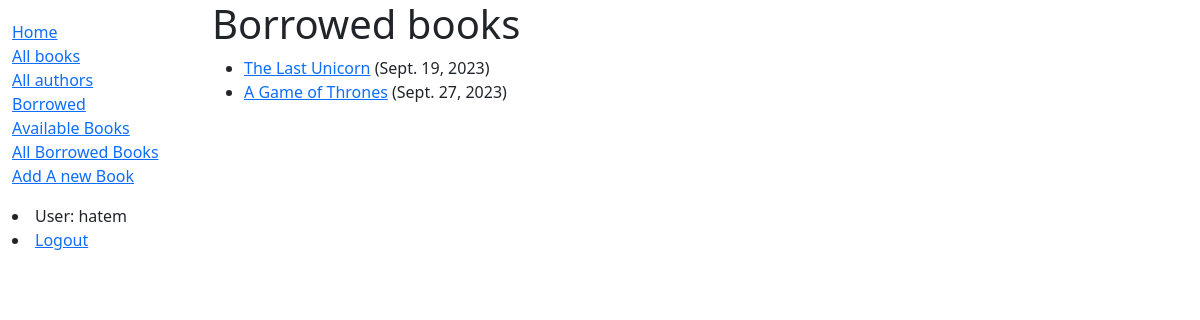
The page /mybooks/ (signed in) on the database its author committed.
### locallibrary/models.py (models this page shows, shortened)
class BookInstance(models.Model):
    id = models.UUIDField(primary_key=True, default=uuid.uuid4, help_text='Unique ID for this particular book across whole library')
    book = models.ForeignKey('Book', on_delete=models.CASCADE, null=True)
    imprint = models.CharField(max_length=200)
    due_back = models.DateField(null=True, blank=True)
    borrower = models.ForeignKey(User, on_delete=models.SET_NULL, null=True, blank=True)
    LOAN_STATUS = (
        ('m', 'Maintenance'),
        ('o', 'On loan'),
        ('a', 'Available'),
        ('r', 'Reserved'),
    )
    """
('m', 'Maintenance'): This represents the code 'm' and its corresponding label 'Maintenance'. This status indicates that the item is undergoing maintenance and is not available for loan.

('o', 'On loan'): This represents the code 'o' and its corresponding label 'On loan'. This status indicates that the item has been borrowed and is currently on loan.

('a', 'Available'): This represents the code 'a' and its corresponding label 'Available'. This status indicates that the item is available for borrowing.

('r', 'Reserved'): This represents the code 'r' and its corresponding label 'Reserved'. This status indicates that the item has been reserved by a user and is waiting for them to borrow it."""
    status = models.CharField(
        max_length=1,
        choices=LOAN_STATUS,
        blank=True,
        default='m',
        help_text='Book availability',
    )
    @property
    def is_overdue(self):
        return bool( self.due_back and date.today() > self.due_back)
    """Note: We first verify whether due_back is empty before making a comparison.
     An empty due_back field would cause Django
     to throw an error instead of showing the page: empty values are not comparable
    . This is not something we would want our users to experience!
    Notice here the proceeding of expressions and before and is a single expression and after and is a single expression
    self.due_back : 1st expression
    date.today() > self.due_back: 2th expression"""
    class Meta:
        ordering = ['due_back']
        permissions=(("view_borrowed_books","View what has been borrowed"),)

class Book(models.Model):
    title = models.CharField(max_length=200)
    pub_date=models.DateTimeField("date",default=datetime.today())
    author = models.ForeignKey('Author', on_delete=models.SET_NULL, null=True)
    summary = models.TextField(max_length=1000, help_text='Enter a brief description of the book')
    isbn = models.CharField('ISBN', max_length=13, unique=True,
                             help_text='13 Character <a href="https://www.isbn-international.org/content/what-isbn">ISBN number</a>')
    genre = models.ManyToManyField(Genre, help_text='Select a genre for this book')
    language=models.ForeignKey(Language,on_delete=models.RESTRICT)

### locallibrary/views.py (the view)
# urls.py: path('mybooks/', LoanedBooksByUserListView.as_view(), name='my-borrowed'),
class LoanedBooksByUserListView(LoginRequiredMixin, ListView):
    model = BookInstance
    template_name = 'locallibrary/bookinstance_list_borrowed_user.html'
    paginate_by = 5
    context_object_name = "books"
    def get_queryset(self):
        return (
            BookInstance.objects.filter(borrower=self.request.user)
            .filter(status__exact='o')
            .order_by('due_back')
        )

### locallibrary/templates/locallibrary/bookinstance_list_borrowed_user.html
{% extends "base_generic.html" %}
{% block content %}
    <h1>Borrowed books</h1>
    <ul>
      {% for book in books %}
      <li class="{% if book.is_overdue %}text-danger{% endif %}">
        <a href="{% url 'details' book.book.pk %}">{{ book.book.title }}</a> ({{ book.due_back }})
      </li>
          {% empty %}
        <p>There are no books borrowed.</p>
      {% endfor %}
    </ul>
{% endblock %}

### locallibrary/templates/base_generic.html (shortened to what this page needs)
<!DOCTYPE html>
<html lang="en">
  <head>
    <link
      href="https://cdn.jsdelivr.net/npm/bootstrap@5.1.3/dist/css/bootstrap.min.css"
      rel="stylesheet"
 />
    {% load static %}
    <link rel="stylesheet" href="{% static 'css/styles.css' %}" />
  </head>
  <body>
    <div class="container-fluid">
      <div class="row">
        <div class="col-sm-2">
          {% block sidebar %}
            <ul class="sidebar-nav">
              <li><a href="{% url 'index' %}">Home</a></li>
              <li><a href="{% url 'books' %} ">All books</a></li>
              <li><a href="{% url 'authors' %}">All authors</a></li>
                <li><a href="{% url 'my-borrowed' %}">Borrowed</a></li>
                <li><a href="{% url 'available' %}">Available Books </a></li>
                <li><a href="{% url 'borrow' %}">All Borrowed Books </a></li>
                <li><a href="{% url 'book-create' %}">Add  A new Book  </a></li>
            </ul>
          {% endblock %}
        </div>
        <div class="col-sm-10 ">{% block content %}
        {% endblock %}</div>
        <div class="col-sm-10 ">
        {% block pagination %}
   {% if user.is_authenticated %}
     <li>User: {{ user.get_username }}</li>
     <li><a href="{% url 'logout' %}?next={{ request.path }}">Logout</a></li>
   {% else %}
     <li><a href="{% url 'login' %}?next={{ request.path }}">Login</a></li>
   {% endif %}
  {% endblock %}</div>
        </div>
    </div>
  </body>
</html>

### locallibrary/static/css/styles.css (style rules this page uses)
.sidebar-nav { margin-top: 20px; padding: 0; list-style: none; }

### rows shown on the page
BookInstance: book "The Last Unicorn", due_back "Sept. 19, 2023"
BookInstance: book "A Game of Thrones", due_back "Sept. 27, 2023"

### other values the page prints
{{ user.get_username }} "hatem"
